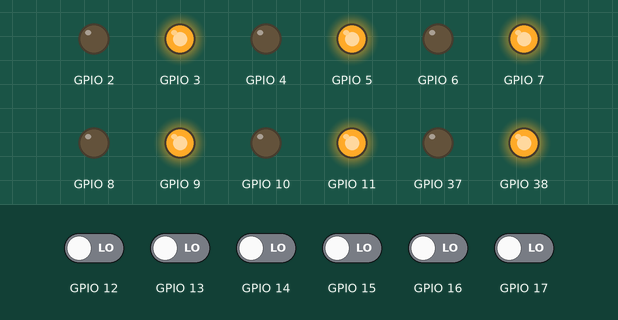
The program below on a simulated ESP32-S2. On the bench: output pins drawn as LEDs (lit = HIGH). The inputs (shaded band) are chosen by the test bench; at power-on: GPIO 12–17 LOW.

Above: at 1.2 s.
1.3 s: GPIO 12 driven HIGH
At 1.9 s:
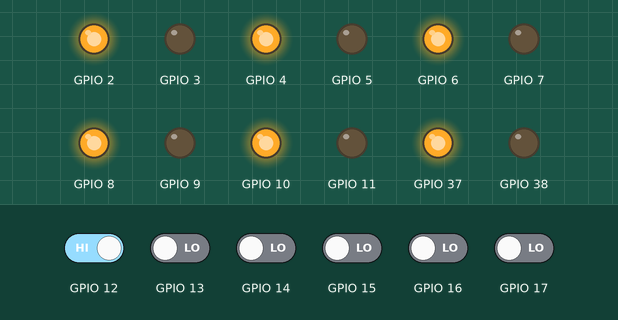
Timing chart, 0 to 4.3 s (numbered marks = the images above; inputs shaded):
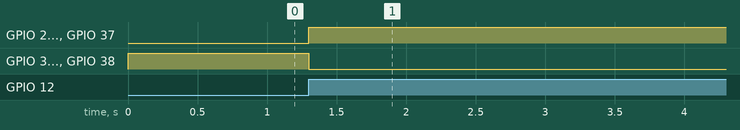

The program:

main.cpp
```cpp
#include <Arduino.h>
#include "Schnapsomat.h"
#include "recipe/RecipeButton.h"

#define INGREDIENCE_AMOUNT 8

Schnapsomat Schnapsomat_Master(GPIO_NUM_41, GPIO_NUM_42);

RecipeButton Button1(GPIO_NUM_17, GPIO_NUM_10, GPIO_NUM_11);
RecipeButton Button2(GPIO_NUM_16, GPIO_NUM_8, GPIO_NUM_9);
RecipeButton Button3(GPIO_NUM_15, GPIO_NUM_6, GPIO_NUM_7);
RecipeButton Button4(GPIO_NUM_14, GPIO_NUM_4, GPIO_NUM_5);
RecipeButton Button5(GPIO_NUM_13, GPIO_NUM_2, GPIO_NUM_3);
RecipeButton Button6(GPIO_NUM_12, GPIO_NUM_37, GPIO_NUM_38);

void setup() {
  uint8_t LuusbuebeTee[INGREDIENCE_AMOUNT] = {2, 6, 0, 0, 0, 0, 0, 0};
  uint8_t Holdrio[INGREDIENCE_AMOUNT] = {3, 0, 3, 0, 2, 0, 0, 0};
  uint8_t Tee_Zwaetschgen[INGREDIENCE_AMOUNT] = {3, 0, 3, 0, 2, 0, 0, 0};
  uint8_t Kaffee_Zwaetschgen[INGREDIENCE_AMOUNT] = {3, 0, 3, 0, 2, 2, 0, 0};
  uint8_t Kaffee_Traesch[INGREDIENCE_AMOUNT] = {3, 0, 0, 2, 2, 2, 0, 0};
  uint8_t Wasser_einmal[INGREDIENCE_AMOUNT] = {1, 0, 0, 0, 0, 0, 0, 0};


  Button1.setIngredients(LuusbuebeTee, INGREDIENCE_AMOUNT);
  Button2.setIngredients(Kaffee_Zwaetschgen, INGREDIENCE_AMOUNT);
  Button3.setIngredients(Kaffee_Traesch, INGREDIENCE_AMOUNT);
  Button4.setIngredients(Tee_Zwaetschgen, INGREDIENCE_AMOUNT);
  Button5.setIngredients(Holdrio, INGREDIENCE_AMOUNT);
  Button6.setIngredients(Wasser_einmal, INGREDIENCE_AMOUNT);

  Schnapsomat_Master.registerButton(0, &Button1);  //Luusbuebe Tee
  Schnapsomat_Master.registerButton(1, &Button2);  //Kaffee Zwätschge
  Schnapsomat_Master.registerButton(2, &Button3);  //Kafee Träsch
  Schnapsomat_Master.registerButton(3, &Button4);  //Tee Zwätschge
  Schnapsomat_Master.registerButton(4, &Button5);  //Holdrio
  Schnapsomat_Master.registerButton(5, &Button6);  //Wasser
}

void loop() {
  Schnapsomat_Master.loop();
}
```

Schnapsomat.cpp
```cpp
#include "Schnapsomat.h"

Schnapsomat::Schnapsomat(int  rx, int  tx) {
    SerialPort = new HardwareSerial(1);
    SerialPort->begin(9600, SERIAL_8N1, rx, tx);
}

void Schnapsomat::loop() {
    while(SerialPort->available()) {
        char inChar = (char)SerialPort->read();
        charReceiver(inChar);
    }

    // RecipeButton Handling
    for(uint8_t button_index = 0; button_index < MAX_BUTTON_AMOUNT; button_index++) {
        if(button_registry[button_index] != NULL) {
            RecipeButton *button = button_registry[button_index];
            if(button->isEnabled() && button->isPressed()) {
                disabled = millis() + BUTTON_TIMEOUT;

                for(uint8_t ingredience_index = 0; ingredience_index < MAX_INGREDIENCE_AMOUNT; ingredience_index++) {
                    if(button->getIngredienceAmount(ingredience_index) > 0)
                        dispenseIngredience(ingredience_index, button->getIngredienceAmount(ingredience_index));
                }

                for(uint8_t i = 0; i < MAX_BUTTON_AMOUNT; i++) {
                    if(button_registry[i] != NULL && !button_registry[i]->isUnknown()) button_registry[i]->disable();
                }
            }
        }
    }

    // RecipeButton Timeout Handling
    if(disabled > 0 && millis() > disabled) {
        disabled = 0;
        for(uint8_t i = 0; i < MAX_BUTTON_AMOUNT; i++) {
            if(button_registry[i] != NULL && !button_registry[i]->isUnknown()) button_registry[i]->enable();
        }
    }
}

void Schnapsomat::dispenseIngredience(uint8_t type, uint8_t amount) {
    Buffer buffer(4);
    buffer.writeUInt8(0x01, 0);
    buffer.writeUInt8(0x00, 1);
    buffer.writeUInt8(type, 2);
    buffer.writeUInt8(amount, 3);
    sendBuffer(buffer);
}

void Schnapsomat::registerButton(uint8_t index, RecipeButton *button) {
    this->button_registry[index] = button;
}

// HDLC
void Schnapsomat::receiveBuffer(Buffer buffer) {
    digitalWrite(10, HIGH);
    delay(200);
    digitalWrite(10, LOW);
    delay(200);
}

void Schnapsomat::charReceiver(uint8_t data) {
    if(data == FRAME_BOUNDARY_OCTET) {
        if(this->escape_character == true) this->escape_character = false;
        else if((this->frame_position >= 2) && (this->frame_checksum == ((this->receive_frame_buffer[this->frame_position-1] << 8 ) | (this->receive_frame_buffer[this->frame_position-2] & 0xff)))) {
            (receiveBuffer)(Buffer(receive_frame_buffer));
        }
        this->frame_position = 0;
        this->frame_checksum = CRC16_CCITT_INIT_VAL;
        return;
    }

    if(this->escape_character) {
        this->escape_character = false;
        data ^= INVERT_OCTET;
    }
    else if(data == CONTROL_ESCAPE_OCTET) {
        this->escape_character = true;
        return;
    }

    receive_frame_buffer[this->frame_position] = data;

    if(this->frame_position-2 >= 0) {
        this->frame_checksum = _crc_ccitt_update(this->frame_checksum, receive_frame_buffer[this->frame_position-2]);
    }

    this->frame_position++;

    if(this->frame_position == this->max_frame_length) {
        this->frame_position = 0;
        this->frame_checksum = CRC16_CCITT_INIT_VAL;
    }
}

void Schnapsomat::charSender(uint8_t data) {
    SerialPort->print((char) data);
}

void Schnapsomat::sendBuffer(Buffer buffer) {
    uint8_t *framebuffer = buffer.toArray();
    uint8_t frame_length = buffer.size();
    uint8_t data;
    uint16_t fcs = CRC16_CCITT_INIT_VAL;

    this->charSender((uint8_t)FRAME_BOUNDARY_OCTET);

    while(frame_length) {
        data = *framebuffer++;
        fcs = _crc_ccitt_update(fcs, data);
        if((data == CONTROL_ESCAPE_OCTET) || (data == FRAME_BOUNDARY_OCTET)) {
            this->charSender((uint8_t)CONTROL_ESCAPE_OCTET);
            data ^= INVERT_OCTET;
        }
        this->charSender((uint8_t)data);
        frame_length--;
    }
    data = low(fcs);
    if((data == CONTROL_ESCAPE_OCTET) || (data == FRAME_BOUNDARY_OCTET)) {
        this->charSender((uint8_t)CONTROL_ESCAPE_OCTET);
        data ^= (uint8_t)INVERT_OCTET;
    }
    this->charSender(data);
    data = high(fcs);
    if((data == CONTROL_ESCAPE_OCTET) || (data == FRAME_BOUNDARY_OCTET)) {
        this->charSender(CONTROL_ESCAPE_OCTET);
        data ^= INVERT_OCTET;
    }
    this->charSender(data);
    this->charSender(FRAME_BOUNDARY_OCTET);
}
```

Schnapsomat.h
```cpp
#ifndef Schnapsomat_h
#define Schnapsomat_h

#include <Arduino.h>
#include "util/crc16.h"
#include "util/Buffer.h"
#include "recipe/RecipeButton.h"

#define MAX_BUTTON_AMOUNT 6
#define BUTTON_TIMEOUT 12000

#define MAX_HDLC_FRAME_LENGTH 32
#define FRAME_BOUNDARY_OCTET 0x7E
#define CONTROL_ESCAPE_OCTET 0x7D
#define INVERT_OCTET 0x20
#define CRC16_CCITT_INIT_VAL 0xFFFF

#define low(x)    ((x) & 0xFF)
#define high(x)   (((x)>>8) & 0xFF)

class Schnapsomat {
    private:
        HardwareSerial* SerialPort;
        RecipeButton* button_registry[MAX_BUTTON_AMOUNT];
        long disabled = 0;

        void receiveBuffer(Buffer buffer);
        void sendBuffer(Buffer buffer);
        void charReceiver(uint8_t data);
        void charSender(uint8_t data);
        bool escape_character;
        uint8_t* receive_frame_buffer;
        uint8_t frame_position;
        uint16_t frame_checksum;
        uint16_t max_frame_length;
    public:
        Schnapsomat(int  rx, int  tx);
        void loop();

        void dispenseIngredience(uint8_t type, uint8_t amount);
        void registerButton(uint8_t index, RecipeButton *button);
};
#endif
```

RecipeButton.cpp
```cpp
#include "RecipeButton.h"

RecipeButton::RecipeButton(int pin_status, int pin_red, int pin_green) {
    this->pin_status = pin_status;
    this->pin_red = pin_red;
    this->pin_green = pin_green;

    pinMode(pin_status, INPUT_PULLDOWN);
    pinMode(pin_red, OUTPUT);
    pinMode(pin_green, OUTPUT);
    setStatus(STATUS_UNKNOWN);

    for(uint8_t i = 0; i < MAX_INGREDIENCE_AMOUNT; i++) this->recipe[i] = 0;
}

void RecipeButton::setStatus(int status) {
    this->status = status;
    if(status == STATUS_UNKNOWN) {
        digitalWrite(pin_red, LOW);
        digitalWrite(pin_green, LOW);
    } else if(status == STATUS_ENABLED) {
        digitalWrite(pin_red, LOW);
        digitalWrite(pin_green, HIGH);
    } else if(status == STATUS_DISABLED) {
        digitalWrite(pin_red, HIGH);
        digitalWrite(pin_green, LOW);
    }
}

void RecipeButton::enable() {
    setStatus(STATUS_ENABLED);
}

void RecipeButton::disable() {
    setStatus(STATUS_DISABLED);
}

void RecipeButton::listen(void (*listener)()) {
    this->listener = listener;
}

boolean RecipeButton::isPressed() {
    return digitalRead(pin_status) == HIGH;
}

boolean RecipeButton::isEnabled() {
    return status == STATUS_ENABLED;
}

boolean RecipeButton::isUnknown() {
    return status == STATUS_UNKNOWN;
}

void RecipeButton::setIngredience(uint8_t index, uint8_t amount) {
    this->recipe[index] = amount;
    if(this->status == STATUS_UNKNOWN) enable();
}

void RecipeButton::setIngredients(uint8_t amounts[], uint8_t array_size) {
    for(uint8_t i = 0; i < array_size; i++) this->recipe[i] = amounts[i];
    if(this->status == STATUS_UNKNOWN) enable();
}

uint8_t RecipeButton::getIngredienceAmount(uint8_t index) {
    return this->recipe[index];
}
```

RecipeButton.h
```cpp
#ifndef RecipeButton_h
#define RecipeButton_h

#include <Arduino.h>

#define MAX_INGREDIENCE_AMOUNT 32

#define STATUS_UNKNOWN -1
#define STATUS_DISABLED 0
#define STATUS_ENABLED 1

class RecipeButton {
    private:
        int status = 0;

        int pin_status;
        int pin_red;
        int pin_green;
        void (*listener)();
        void setStatus(int status);

        uint8_t recipe[MAX_INGREDIENCE_AMOUNT];
    public:
        RecipeButton(int pin_status, int pin_red, int pin_green);
        void enable();
        void disable();
        void listen(void (*listener)());
        void setIngredience(uint8_t index, uint8_t amount);
        void setIngredients(uint8_t amounts[], uint8_t array_size);
        uint8_t getIngredienceAmount(uint8_t index);

        boolean isPressed();
        boolean isEnabled();
        boolean isUnknown();
};
#endif
```

Buffer.cpp
```cpp
#include "Buffer.h"

Buffer::Buffer(int size) {
    this->data = (uint8_t *)malloc(size);
}

Buffer::Buffer(uint8_t* data) {
    this->data = data;
}

void Buffer::writeUInt8(uint8_t data, int pos) {
    this->data[pos] = data;
}

void Buffer::writeUInt16(uint16_t data, int pos) {
    this->data[pos] = static_cast<uint8_t>((data & 0x0FF00) >> 8);
    this->data[pos + 1] = static_cast<uint8_t>((data & 0x00FF));
}

uint8_t Buffer::readUInt8(int pos) {
    return this->data[pos];
}

uint16_t Buffer::readUInt16(int pos) {
    return ((uint16_t) this->data[pos] << 8) | this->data[pos + 1];
}

int Buffer::size() {
    return sizeof(this->data);
}

uint8_t* Buffer::toArray() {
    return this->data;
}
```

Buffer.h
```cpp
#ifndef Buffer_h
#define Buffer_h

#include <Arduino.h>

class Buffer {
    private:
        uint8_t *data;
    public:
        Buffer(int size);
        Buffer(uint8_t* data);
        void writeUInt8(uint8_t data, int pos = 0);
        void writeUInt16(uint16_t data, int pos = 0);
        uint8_t readUInt8(int pos = 0);
        uint16_t readUInt16(int pos = 0);

        int size();
        uint8_t* toArray();
};
#endif
```

crc16.h
```cpp
// CRC compatibility, adapted from the C-only comments here:
// http://svn.savannah.nongnu.org/viewvc/trunk/avr-libc/include/util/crc16.h?revision=933&root=avr-libc&view=markup

/* Copyright (c) 2002, 2003, 2004  Marek Michalkiewicz
   All rights reserved.
   Redistribution and use in source and binary forms, with or without
   modification, are permitted provided that the following conditions are met:
   * Redistributions of source code must retain the above copyright
     notice, this list of conditions and the following disclaimer.
   * Redistributions in binary form must reproduce the above copyright
     notice, this list of conditions and the following disclaimer in
     the documentation and/or other materials provided with the
     distribution.
   * Neither the name of the copyright holders nor the names of
     contributors may be used to endorse or promote products derived
     from this software without specific prior written permission.
  THIS SOFTWARE IS PROVIDED BY THE COPYRIGHT HOLDERS AND CONTRIBUTORS "AS IS"
  AND ANY EXPRESS OR IMPLIED WARRANTIES, INCLUDING, BUT NOT LIMITED TO, THE
  IMPLIED WARRANTIES OF MERCHANTABILITY AND FITNESS FOR A PARTICULAR PURPOSE
  ARE DISCLAIMED. IN NO EVENT SHALL THE COPYRIGHT OWNER OR CONTRIBUTORS BE
  LIABLE FOR ANY DIRECT, INDIRECT, INCIDENTAL, SPECIAL, EXEMPLARY, OR
  CONSEQUENTIAL DAMAGES (INCLUDING, BUT NOT LIMITED TO, PROCUREMENT OF
  SUBSTITUTE GOODS OR SERVICES; LOSS OF USE, DATA, OR PROFITS; OR BUSINESS
  INTERRUPTION) HOWEVER CAUSED AND ON ANY THEORY OF LIABILITY, WHETHER IN
  CONTRACT, STRICT LIABILITY, OR TORT (INCLUDING NEGLIGENCE OR OTHERWISE)
  ARISING IN ANY WAY OUT OF THE USE OF THIS SOFTWARE, EVEN IF ADVISED OF THE
  POSSIBILITY OF SUCH DAMAGE. */

#ifndef _UTIL_CRC16_H_
#define _UTIL_CRC16_H_

#include <stdint.h>

static inline uint16_t _crc16_update(uint16_t crc, uint8_t data) __attribute__((always_inline, unused));
static inline uint16_t _crc16_update(uint16_t crc, uint8_t data)
{
	unsigned int i;

	crc ^= data;
	for (i = 0; i < 8; ++i) {
		if (crc & 1) {
			crc = (crc >> 1) ^ 0xA001;
		} else {
			crc = (crc >> 1);
		}
	}
	return crc;
}

static inline uint16_t _crc_xmodem_update(uint16_t crc, uint8_t data) __attribute__((always_inline, unused));
static inline uint16_t _crc_xmodem_update(uint16_t crc, uint8_t data)
{
	unsigned int i;

	crc = crc ^ ((uint16_t)data << 8);
	for (i=0; i<8; i++) {
		if (crc & 0x8000) {
			crc = (crc << 1) ^ 0x1021;
		} else {
			crc <<= 1;
		}
	}
	return crc;
}

static inline uint16_t _crc_ccitt_update (uint16_t crc, uint8_t data) __attribute__((always_inline, unused));
static inline uint16_t _crc_ccitt_update (uint16_t crc, uint8_t data)
{
	data ^= (crc & 255);
	data ^= data << 4;

	return ((((uint16_t)data << 8) | (crc >> 8)) ^ (uint8_t)(data >> 4)
		^ ((uint16_t)data << 3));
}

static inline uint8_t _crc_ibutton_update(uint8_t crc, uint8_t data) __attribute__((always_inline, unused));
static inline uint8_t _crc_ibutton_update(uint8_t crc, uint8_t data)
{
	unsigned int i;

	crc = crc ^ data;
	for (i = 0; i < 8; i++) {
		if (crc & 0x01) {
			crc = (crc >> 1) ^ 0x8C;
		} else {
			crc >>= 1;
		}
	}
	return crc;
}

#endif
```

Measured:
- after the input at 1.3 s, GPIO 2, GPIO 4, GPIO 6, GPIO 8, GPIO 10, GPIO 37: LOW → HIGH at once; GPIO 3, GPIO 5, GPIO 7, GPIO 9, GPIO 11, GPIO 38: HIGH → LOW at once
